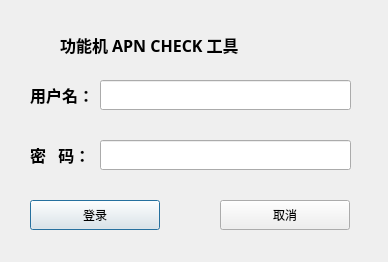
<?xml version="1.0" encoding="UTF-8"?>
<ui version="4.0">
 <class>Dialog</class>
 <widget class="QDialog" name="Dialog">
  <property name="geometry">
   <rect>
    <x>0</x>
    <y>0</y>
    <width>388</width>
    <height>262</height>
   </rect>
  </property>
  <property name="windowTitle">
   <string>Dialog</string>
  </property>
  <widget class="QPushButton" name="pushButton_login">
   <property name="geometry">
    <rect>
     <x>30</x>
     <y>200</y>
     <width>130</width>
     <height>30</height>
    </rect>
   </property>
   <property name="text">
    <string>登录</string>
   </property>
  </widget>
  <widget class="QPushButton" name="pushButton_cancel">
   <property name="geometry">
    <rect>
     <x>220</x>
     <y>200</y>
     <width>130</width>
     <height>30</height>
    </rect>
   </property>
   <property name="text">
    <string>取消</string>
   </property>
  </widget>
  <widget class="QLabel" name="label_username">
   <property name="geometry">
    <rect>
     <x>30</x>
     <y>80</y>
     <width>61</width>
     <height>30</height>
    </rect>
   </property>
   <property name="font">
    <font>
     <family>Aharoni</family>
     <pointsize>12</pointsize>
     <weight>75</weight>
     <bold>true</bold>
    </font>
   </property>
   <property name="text">
    <string>用户名：</string>
   </property>
  </widget>
  <widget class="QLabel" name="label_pwd">
   <property name="geometry">
    <rect>
     <x>30</x>
     <y>140</y>
     <width>61</width>
     <height>30</height>
    </rect>
   </property>
   <property name="font">
    <font>
     <family>Aharoni</family>
     <pointsize>12</pointsize>
     <weight>75</weight>
     <bold>true</bold>
    </font>
   </property>
   <property name="text">
    <string>密   码：</string>
   </property>
  </widget>
  <widget class="QLineEdit" name="lineEdit_username">
   <property name="geometry">
    <rect>
     <x>100</x>
     <y>80</y>
     <width>251</width>
     <height>30</height>
    </rect>
   </property>
  </widget>
  <widget class="QLineEdit" name="lineEdit_pwd">
   <property name="geometry">
    <rect>
     <x>100</x>
     <y>140</y>
     <width>251</width>
     <height>30</height>
    </rect>
   </property>
   <property name="inputMethodHints">
    <set>Qt::ImhHiddenText</set>
   </property>
   <property name="text">
    <string/>
   </property>
  </widget>
  <widget class="QLabel" name="label_title">
   <property name="geometry">
    <rect>
     <x>60</x>
     <y>30</y>
     <width>271</width>
     <height>30</height>
    </rect>
   </property>
   <property name="font">
    <font>
     <family>Aharoni</family>
     <pointsize>12</pointsize>
     <weight>75</weight>
     <bold>true</bold>
    </font>
   </property>
   <property name="text">
    <string>功能机 APN CHECK 工具 </string>
   </property>
  </widget>
 </widget>
 <resources/>
 <connections/>
</ui>
